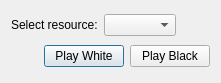
<?xml version="1.0" encoding="UTF-8"?>
<ui version="4.0">
 <class>InviteDialog</class>
 <widget class="QDialog" name="InviteDialog">
  <property name="geometry">
   <rect>
    <x>0</x>
    <y>0</y>
    <width>221</width>
    <height>83</height>
   </rect>
  </property>
  <property name="sizePolicy">
   <sizepolicy hsizetype="Fixed" vsizetype="Fixed">
    <horstretch>0</horstretch>
    <verstretch>0</verstretch>
   </sizepolicy>
  </property>
  <property name="windowTitle">
   <string>Invitation</string>
  </property>
  <layout class="QVBoxLayout" name="verticalLayout">
   <item>
    <layout class="QHBoxLayout" name="horizontalLayout">
     <item>
      <widget class="QLabel" name="label">
       <property name="text">
        <string>Select resource:</string>
       </property>
      </widget>
     </item>
     <item>
      <widget class="QComboBox" name="cb_resource">
       <property name="sizePolicy">
        <sizepolicy hsizetype="Fixed" vsizetype="Fixed">
         <horstretch>0</horstretch>
         <verstretch>0</verstretch>
        </sizepolicy>
       </property>
      </widget>
     </item>
     <item>
      <spacer name="horizontalSpacer">
       <property name="orientation">
        <enum>Qt::Horizontal</enum>
       </property>
       <property name="sizeHint" stdset="0">
        <size>
         <width>0</width>
         <height>20</height>
        </size>
       </property>
      </spacer>
     </item>
    </layout>
   </item>
   <item>
    <layout class="QHBoxLayout" name="horizontalLayout_2">
     <item>
      <spacer name="horizontalSpacer_2">
       <property name="orientation">
        <enum>Qt::Horizontal</enum>
       </property>
       <property name="sizeHint" stdset="0">
        <size>
         <width>0</width>
         <height>20</height>
        </size>
       </property>
      </spacer>
     </item>
     <item>
      <widget class="QPushButton" name="pb_white">
       <property name="text">
        <string>Play White</string>
       </property>
      </widget>
     </item>
     <item>
      <widget class="QPushButton" name="pb_black">
       <property name="text">
        <string>Play Black</string>
       </property>
      </widget>
     </item>
    </layout>
   </item>
  </layout>
 </widget>
 <resources/>
 <connections/>
</ui>
